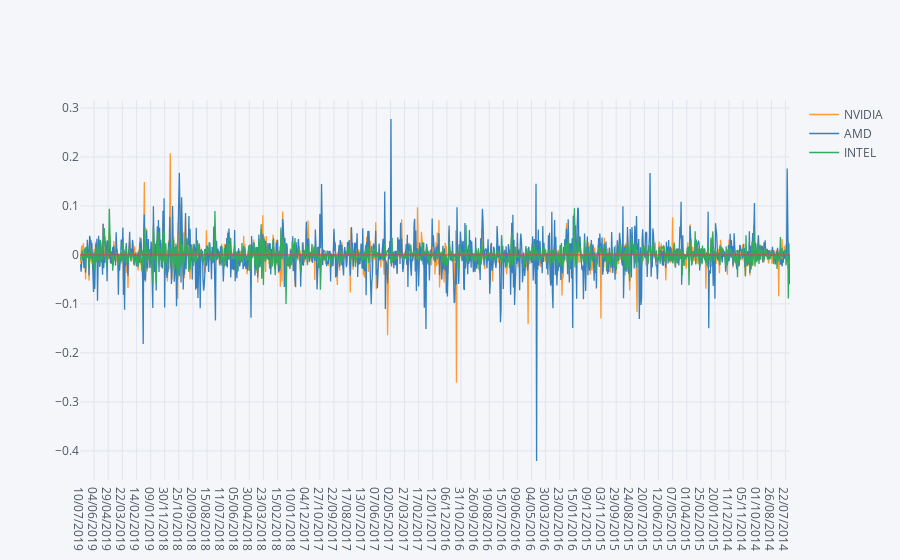

Notebook source saved alongside this figure:
### Code cell
stock_change.iplot(hline=0)

### Figure 1 — Plotly figure (JSON) as saved in the notebook; plotly's stock layout.template omitted (floating-point values rounded to 4 significant figures; data arrays with more than 128 entries replaced by an {"elided": "..."} marker saying what was removed)
{"data": [{"line": {"color": "rgba(255, 153, 51, 1.0)", "dash": "solid", "shape": "linear", "width": 1.3}, "mode": "lines", "name": "NVIDIA", "text": "", "type": "scatter", "x": {"elided": "1259 str values"}, "y": {"elided": "1259 mixed values"}}, {"line": {"color": "rgba(55, 128, 191, 1.0)", "dash": "solid", "shape": "linear", "width": 1.3}, "mode": "lines", "name": "AMD", "text": "", "type": "scatter", "x": {"elided": "1259 str values"}, "y": {"elided": "1259 mixed values"}}, {"line": {"color": "rgba(50, 171, 96, 1.0)", "dash": "solid", "shape": "linear", "width": 1.3}, "mode": "lines", "name": "INTEL", "text": "", "type": "scatter", "x": {"elided": "1259 str values"}, "y": {"elided": "1259 mixed values"}}], "layout": {"legend": {"bgcolor": "#F5F6F9", "font": {"color": "#4D5663"}}, "paper_bgcolor": "#F5F6F9", "plot_bgcolor": "#F5F6F9", "shapes": [{"line": {"color": "#db4052", "dash": "solid", "width": 1}, "type": "line", "x0": 0, "x1": 1, "xref": "paper", "y0": 0, "y1": 0, "yref": "y"}], "titlefont": {"color": "#4D5663"}, "xaxis": {"gridcolor": "#E1E5ED", "showgrid": true, "tickfont": {"color": "#4D5663"}, "title": "", "titlefont": {"color": "#4D5663"}, "zerolinecolor": "#E1E5ED"}, "yaxis": {"gridcolor": "#E1E5ED", "showgrid": true, "tickfont": {"color": "#4D5663"}, "title": "", "titlefont": {"color": "#4D5663"}, "zerolinecolor": "#E1E5ED"}}}
